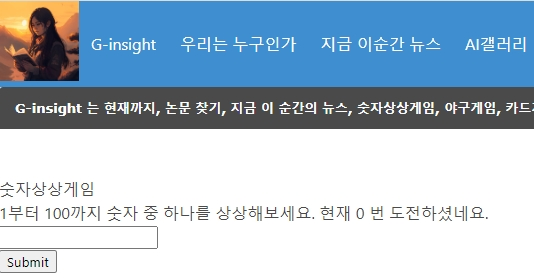
#> input picture image.jpg, 534 x 280 px, found by its file name
$ python img_Test.py
#> lines starting #> are read from the running program, lines starting #| are printed output that depends on the picture
from PIL import Image
# 이미지 흑백 변경
image = Image.open(r'C:\Users\ERC\Documents\GitHub\PythonBasic\image.jpg')
#> image is the input picture: PIL image 534x280 RGB; mean R, G, B 173.1, 191.5, 206.7

image = image.convert('L')
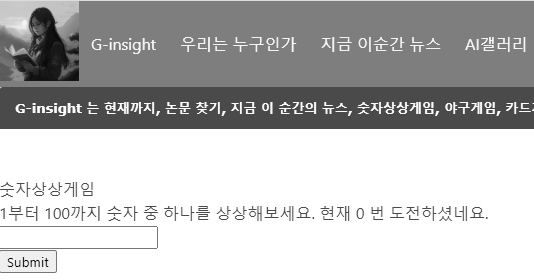
#> image: PIL image 534x280 L; min 0, max 255, mean 187.8

image.rotate(45).show()
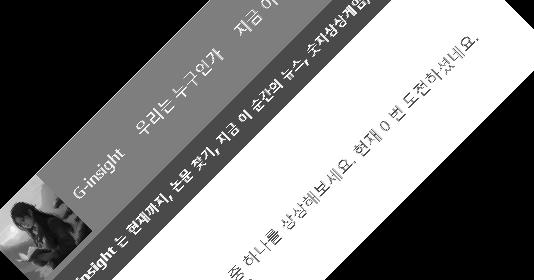
#> shown: PIL image 534x280 L; min 0, max 255, mean 131.7
